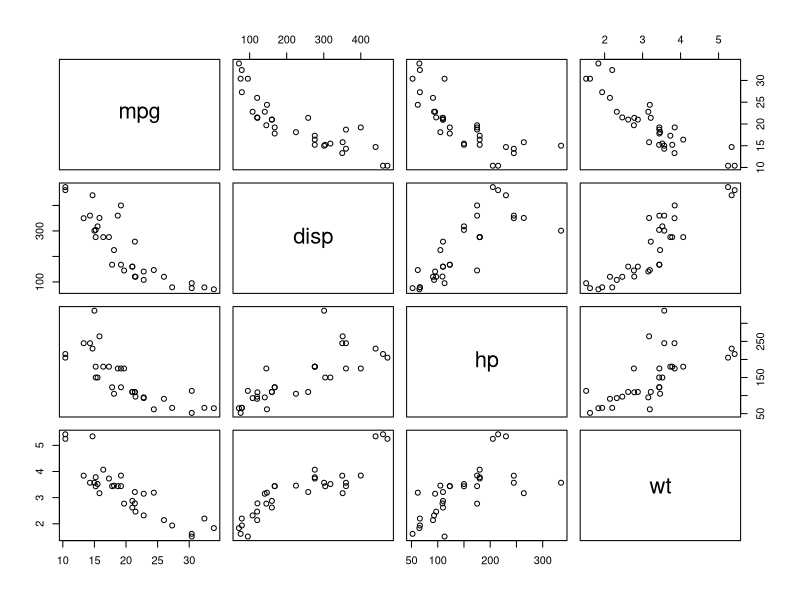
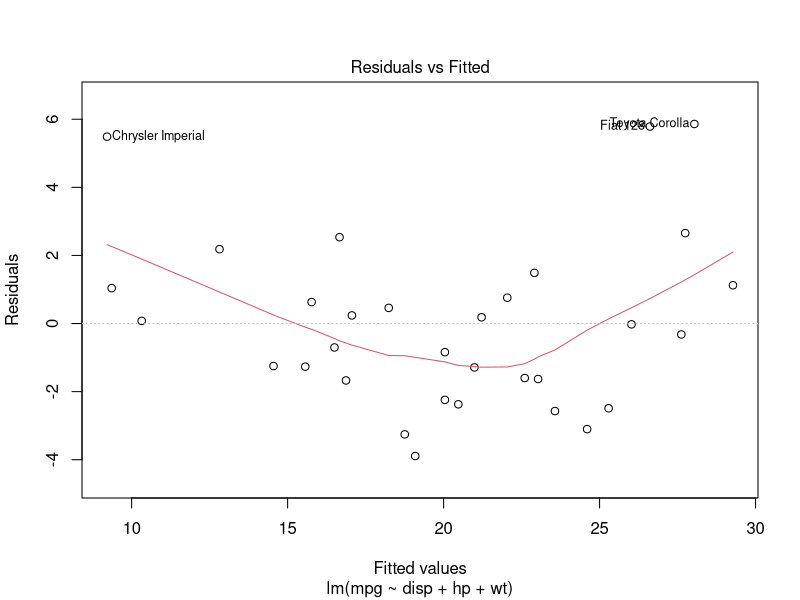
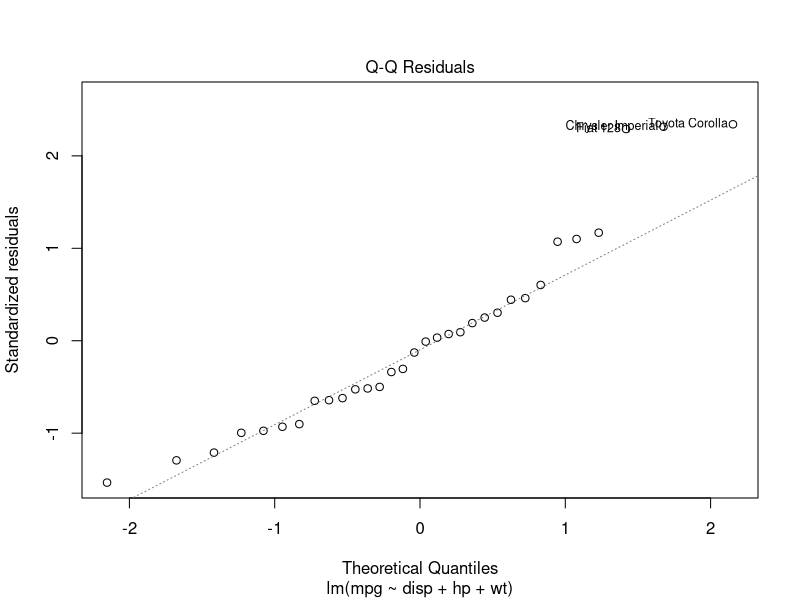
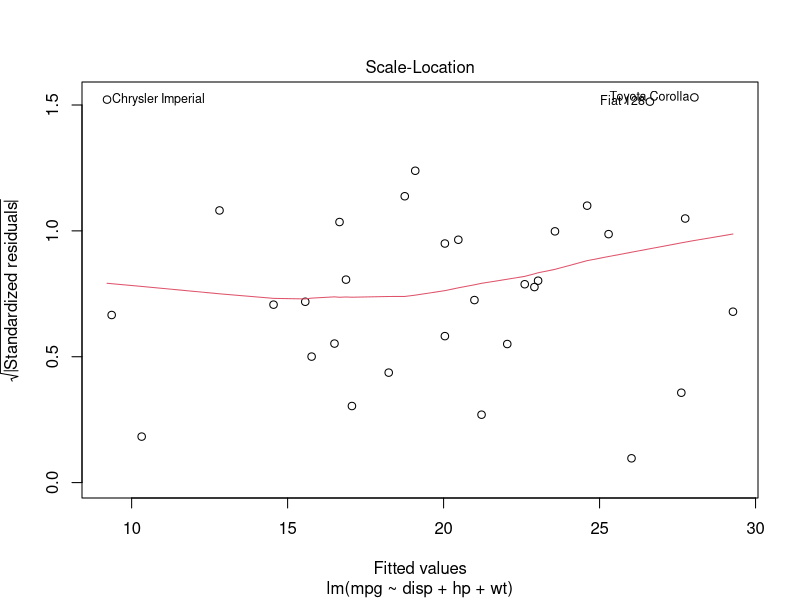
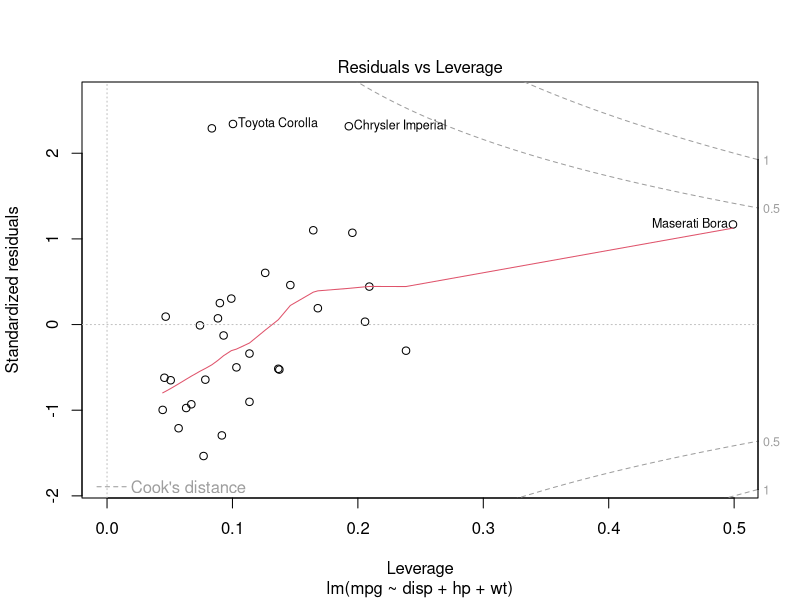

The R source for these figures, in order:
View(mtcars)
input <- mtcars[,c("mpg", "disp", "hp", "wt")]

head(input)

model <- lm(mpg ~ disp+hp+wt, data = input)

model

summary(model)

pairs(~mpg+disp+hp+wt, data = mtcars)

predict(model, data.frame(disp=400,hp=200,wt=5.15))
predict(model, data.frame(disp=400,hp=200,wt=5.15), interval = 'confidence')

reduced <- lm(mpg ~ hp + wt, data = input)

reduced

summary(reduced)


anova(reduced,model)

plot(model)















